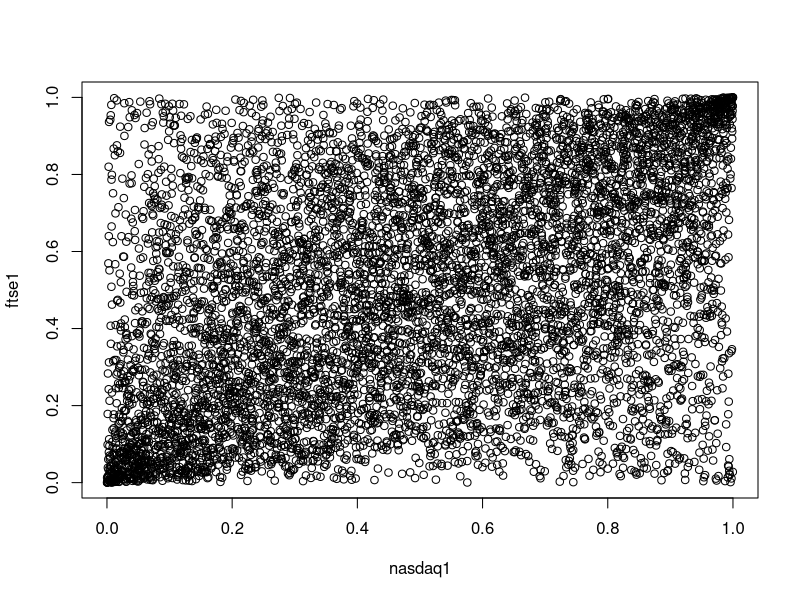
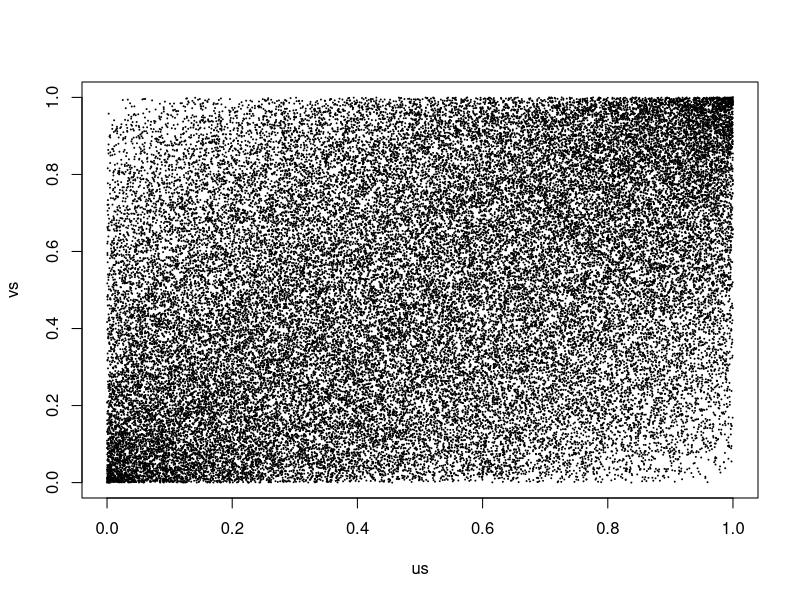
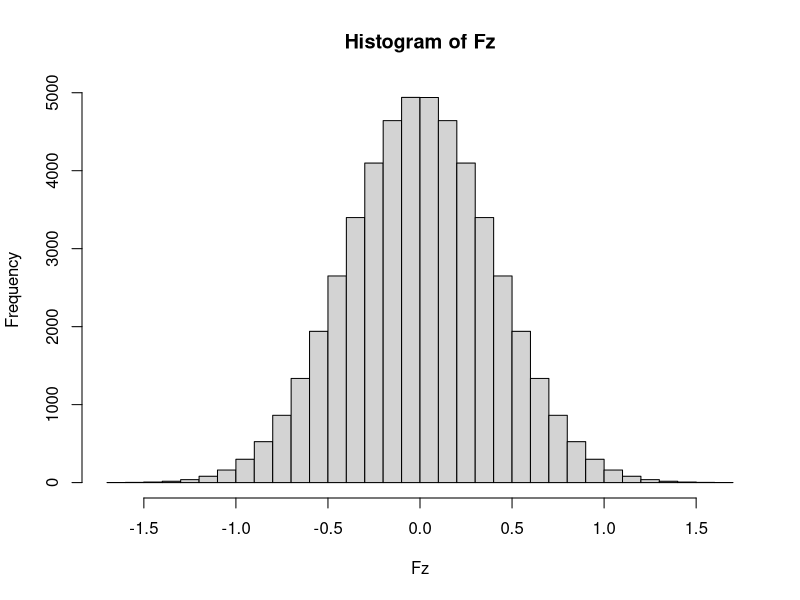
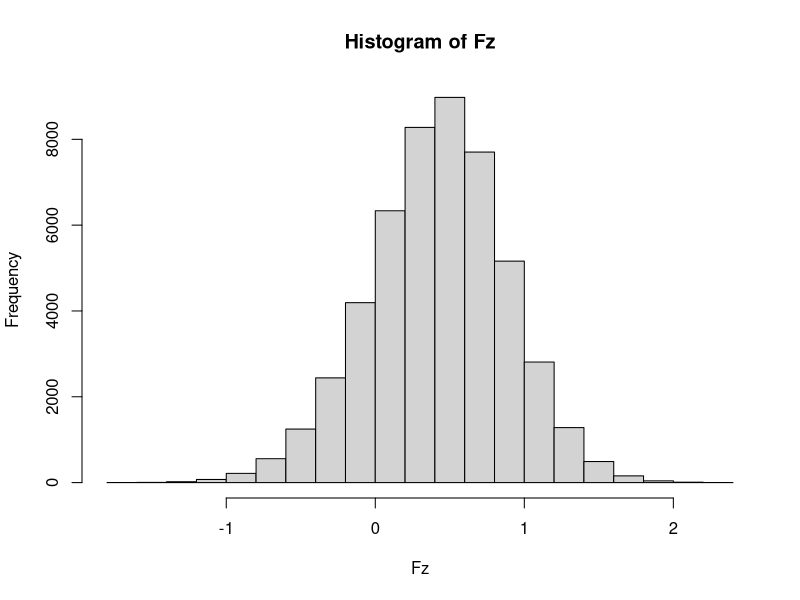
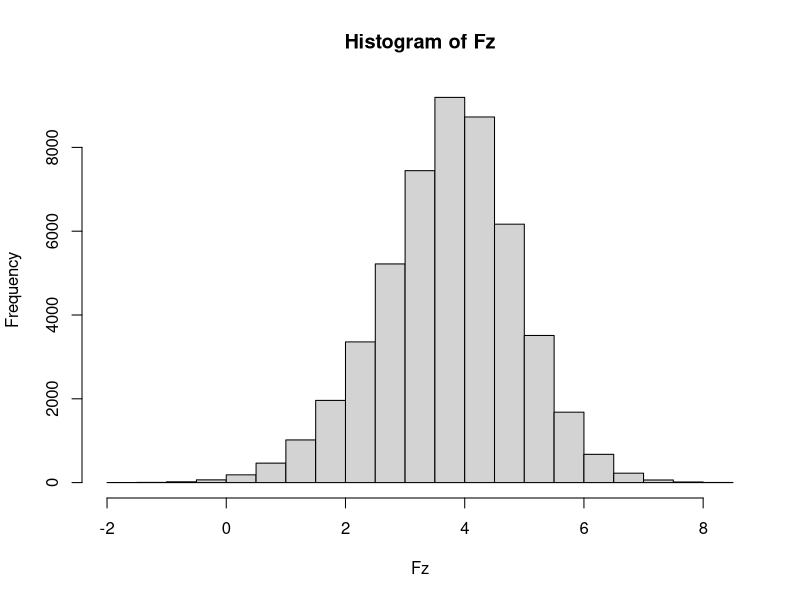
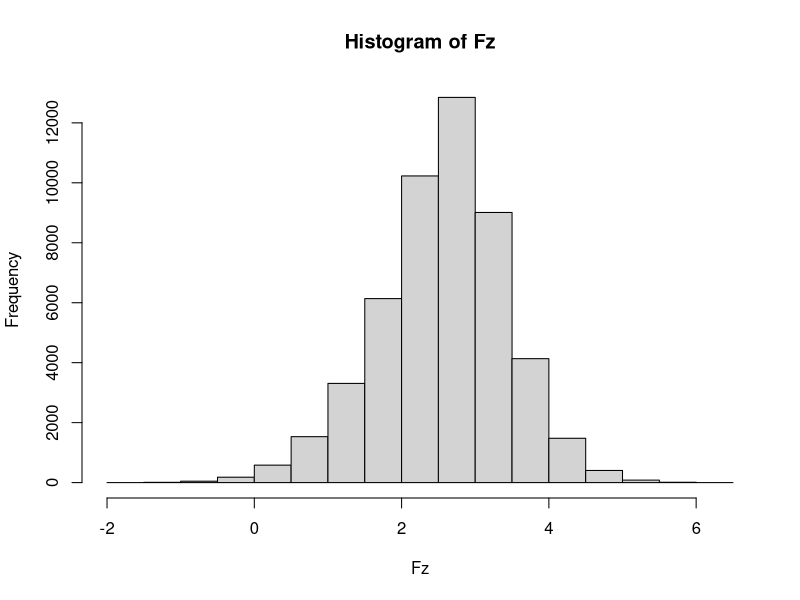
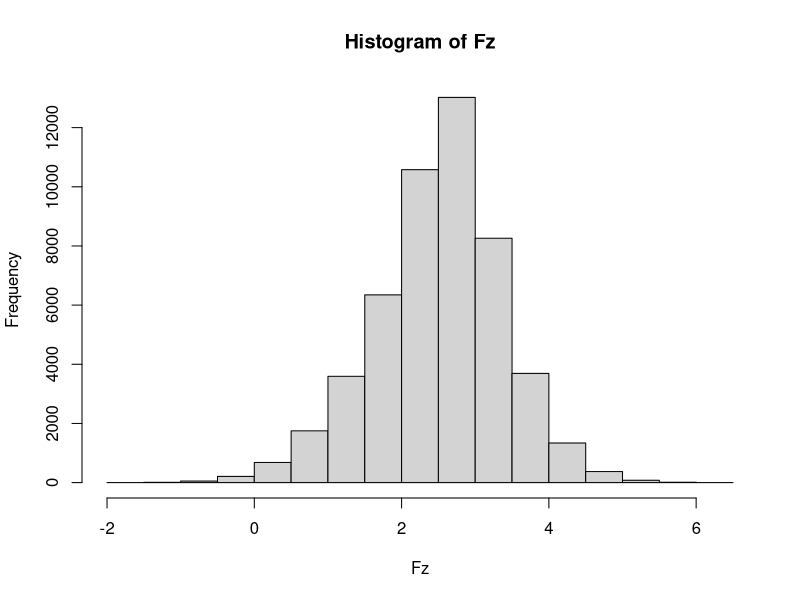
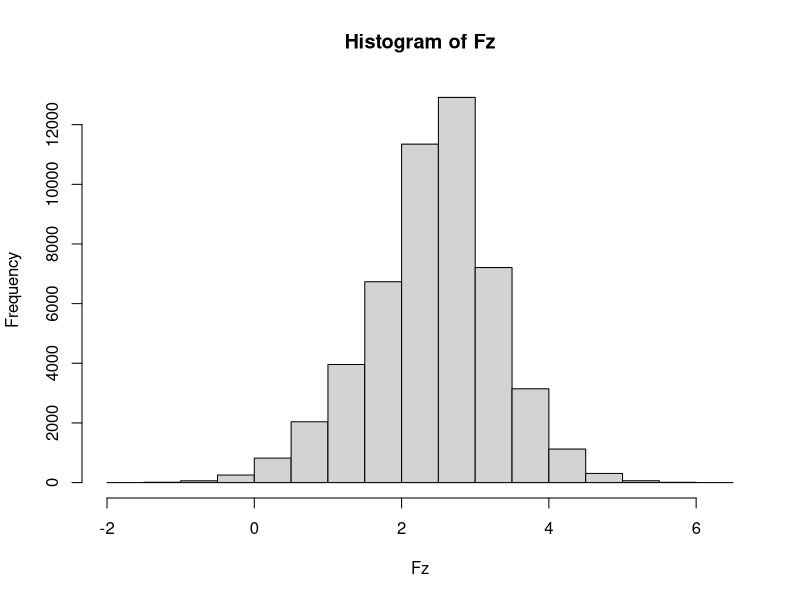

Write the R code that produced these figures, in order. (Note: this script raises an error after producing the figures.)
#market returns
mydata = read.csv("nasdaq ftse returns v2.csv");

nasdaq=mydata[,1];
ftse=mydata[,2];

n=length(nasdaq);

nasdaq1=rank(nasdaq)/n;
ftse1=rank(ftse)/n;

rhodata=cor(ftse1,nasdaq1);


u=cbind(nasdaq1,ftse1);
plot(u);



#compute marginal correlation
data=u; u1=data[,1]; u2=data[,2]; rho=cor(u1,u2);
n=100
cutoff=((1:n)/n);
marcor=0; #marginal correlation


for (i in 1:n)
{
k=cutoff[i]; ind1=(u1<=k); ind2=(u1>k);
marcor[i]=cov(u2,ind1)/cov(u1,ind1);
}


setEPS();
postscript("NASDAQvsFTSE.eps")
par(mar=c(5,5,1,1));
plot(data,type="p",cex=0.25,xlab="NASDAQ",ylab="FTSE",cex.lab=2);
lines(cutoff,marcor,lty=1,lwd=4,col="red");
lines(cutoff,rho*rep(1,n),lty=2,lwd=4);
dev.off();


rough_target=marcor;


x=cutoff;
y=marcor;
target=nls(y~a+b*x+c*x^2+d*x^3+e*x^4,start=list(a=0,b=0,c=0,d=0,e=0));
summary(target);





#function to calculate layer dependence


layerdep=function(u,v)
{
n=100; a=c((1:n)/n); rhoa=0; 
for (i in 1:n){ind=(u<=a[i]); rhoa[i]=cov(v,ind)/cov(u,ind);}
return(rhoa);
}

layerdep1=function(u,v)
{
n=100; a=c((1:n)/n); rhoa=0; 
for (i in 1:n){ind=(u<=a[i]); rhoa[i]=cov(v,ind)/cov(u,ind);}
plot(u,v,type="p",cex=0.1);
lines(a,rhoa,lty=1,lwd=5,col="red");
}



#iteration

n=50000;
z=c(1:(n-1))/n;
Fz=rho*qnorm(z,0,1);
error=rnorm(n-1,0,1);
error1=rnorm(n-1,0,1);

us=z;
vs=rank(Fz+error)/(n-1);
plot(us,vs,cex=0.1);
rhoxx=layerdep(us,vs);
xx=(1:100)/100;
fitted=nls(rhoxx~a+b*xx+c*xx^2+d*xx^3+e*xx^4,
start=list(a=0,b=0,c=0,d=0,e=0));


hist(Fz,25);

adj=1;

for (i in 1:20)
{
Dz=diff(Fz,lag=1,differences=1);

for (j in 2:(n-1))
{
t=predict(target,newdata=list(x=j/n));
f=predict(fitted,newdata=list(xx=j/n));
Fz[j]=Fz[j-1]+Dz[j-1]*(t/f)^adj;

}
hist(Fz,25);
us=rank(Fz+error)/(n-1);
vs=rank(Fz+error1)/(n-1);
rhoxx=layerdep(us,vs);
fitted=nls(rhoxx~a+b*xx+c*xx^2+d*xx^3+e*xx^4,
start=list(a=0,b=0,c=0,d=0,e=0));
}


layerdep1(us,vs);
lines((1:99)/100,predict(target),lty=2,lwd=5,col="green");






#plot fitted copula
w=floor(50000*runif(7418,0,1))+1;


setEPS();
postscript("NASDAQvsFTSE_fitted.eps")
par(mar=c(5,5,1,1));
plot(us[w],vs[w],type="p",cex=0.25,xlab="NASDAQ",ylab="FTSE",cex.lab=2);
lines((1:99)/100,predict(target),lty=1,lwd=4);
lines((1:100)/100,rough_target,lty=1,lwd=4,col="red");
dev.off();


#gaussian fitted

#normal copula
norm <- normalCopula(0.415,dim=2)
u <- rCopula(100000, norm)


#compute marginal correlation
data=u; u1=data[,1]; u2=data[,2]; rho=cor(u1,u2);
n=100
cutoff=((1:n)/n);
marcor=0; #marginal correlation


for (i in 1:n)
{
k=cutoff[i]; ind1=(u1<=k); ind2=(u1>k);
marcor[i]=cov(u2,ind1)/cov(u1,ind1);
}


setEPS();
postscript("gaussianfitted.eps")
par(mar=c(5,5,1,1));
plot(u1[1:7418],u2[1:7418],type="p",cex=0.25,xlab="NASDAQ",ylab="FTSE",cex.lab=2);
lines(cutoff,marcor,lty=1,lwd=4);
lines((1:100)/100,rough_target,lty=1,lwd=4,col="red");
dev.off();

#plot densities

varf=rhodata/(1-rhodata);
z=(-200:500)/100;


setEPS();
postscript("densities.eps")
par(mar=c(5,5,1,1));
plot(density(Fz),col="red",xlab="s",ylab="Density of s",cex.lab=2,main="",lwd=4);
lines(z,dnorm(z,mean(Fz),varf^0.5),lwd=4);

dev.off();


